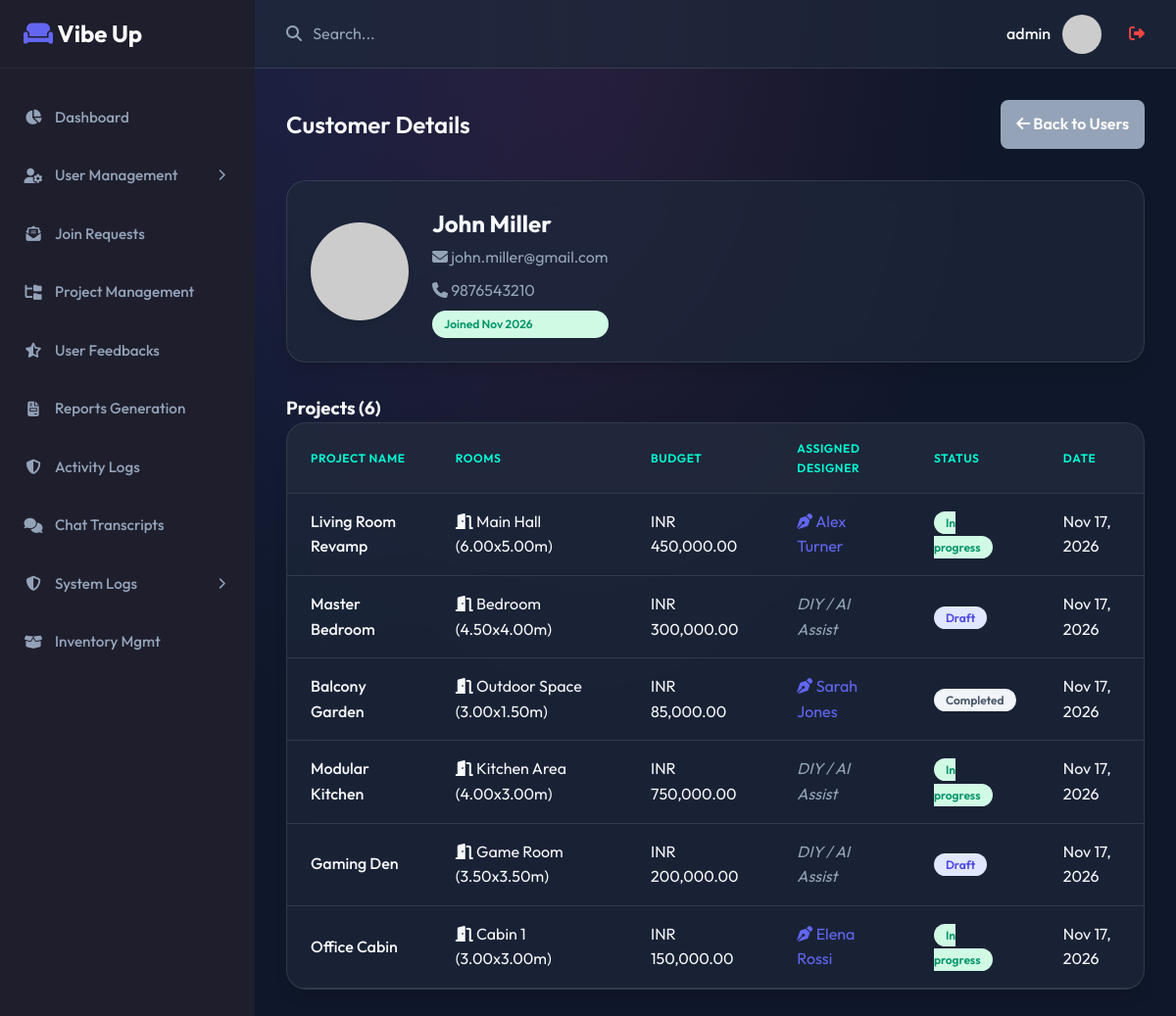
Screenshot of /admin/user_details.php (signed in) with the database file from the repository.
### tables this page shows
CREATE TABLE `user` (
  `id` char(20) NOT NULL,
  `name` varchar(100) NOT NULL,
  `email` varchar(50) NOT NULL,
  `username` varchar(50) NOT NULL,
  `password_hash` varchar(255) NOT NULL,
  `password` varchar(255) DEFAULT NULL COMMENT 'Plain text password for api_v2 compatibility',
  `phone` varchar(15) NOT NULL,
  `profile_pic_url` text DEFAULT NULL,
  `dob` date NOT NULL,
  `role` enum('user','designer','admin') DEFAULT 'user',
  `last_activity` timestamp NOT NULL DEFAULT current_timestamp() ON UPDATE current_timestamp(),
  `created_at` timestamp NOT NULL DEFAULT current_timestamp()
);

CREATE TABLE `project` (
  `id` char(20) NOT NULL,
  `user_id` char(20) NOT NULL,
  `name` varchar(20) NOT NULL,
  `description` text DEFAULT NULL,
  `status` enum('draft','in_progress','completed') DEFAULT 'draft',
  `currency` varchar(3) DEFAULT 'INR',
  `total_estimated_cost` decimal(12,2) DEFAULT NULL,
  `created_at` timestamp NOT NULL DEFAULT current_timestamp(),
  `updated_at` timestamp NOT NULL DEFAULT current_timestamp() ON UPDATE current_timestamp(),
  `designer_id` char(20) DEFAULT NULL,
  `assigned_at` timestamp NULL DEFAULT NULL
);

### admin/user_details.php (the view, shortened to what this page needs)
<?php
$db = new Database();
$conn = $db->getConnection();
require_once '../includes/header.php';
require_once '../includes/sidebar.php';
$user_id = $_GET['id'] ?? 0;
$stmt = $conn->prepare("SELECT * FROM user WHERE id = :id AND role = 'user'");
$stmt->bindParam(':id', $user_id);
$stmt->execute();
$user = $stmt->fetch();
$proj_stmt = $conn->prepare("
    SELECT p.*,
           d_user.name as designer_name, d_user.id as designer_user_id,
           (SELECT GROUP_CONCAT(CONCAT(r.name, ' (', r.length_m, 'x', r.width_m, 'm)') SEPARATOR ', ') FROM room r WHERE r.project_id = p.id) as room_info,
           (SELECT SUM(r.budget_estimate) FROM room r WHERE r.project_id = p.id) as room_budget
    FROM project p
    LEFT JOIN designer_request dr ON p.id = dr.project_id AND dr.status = 'accepted'
    LEFT JOIN designer d ON dr.designer_id = d.id
    LEFT JOIN user d_user ON d.user_id = d_user.id
    WHERE p.user_id = :id
    ORDER BY p.created_at DESC
");
$proj_stmt->bindParam(':id', $user_id);
$proj_stmt->execute();
$projects = $proj_stmt->fetchAll();
?>
<div class="page-header">
    <h1 class="page-title">Customer Details</h1>
    <a href="users.php" class="btn-primary" style="display:inline-block; width:auto; background-color:var(--text-muted);"><i class="fa-solid fa-arrow-left"></i> Back to Users</a>
</div>
<div class="stats-grid">
    <div class="card" style="margin-bottom:0;">
        <div class="card-body" style="display:flex; align-items:center; gap: 1.5rem;">
            <?php $img = !empty($user['profile_pic_url']) ? (strpos($user['profile_pic_url'], 'http') === 0 ? $user['profile_pic_url'] : '../' . $user['profile_pic_url']) : 'https://ui-avatars.com/api/?name='.urlencode($user['name']).'&background=random'; ?>
            <img src="<?= htmlspecialchars($img) ?>" style="width:100px; height:100px; border-radius:50%; box-shadow:0 4px 6px rgba(0,0,0,0.1); object-fit:cover;">
            <div>
                <h2 style="font-size:1.5rem; margin-bottom:0.2rem;"><?= htmlspecialchars($user['name']) ?></h2>
                <p style="color:var(--text-muted); margin-bottom:0.5rem;"><i class="fa-solid fa-envelope"></i> <?= htmlspecialchars($user['email']) ?></p>
                <p style="color:var(--text-muted); margin-bottom:0.5rem;"><i class="fa-solid fa-phone"></i> <?= htmlspecialchars($user['phone']) ?></p>
                <div class="badge badge-active">Joined <?= date('M Y', strtotime($user['created_at'])) ?></div>
            </div>
        </div>
    </div>
</div>
<h3 style="margin-top: 2rem;">Projects (<?= count($projects) ?>)</h3>
<div class="card">
    <div class="card-body" style="padding: 0;">
        <div class="table-responsive">
            <table class="table">
                <thead>
                    <tr>
                        <th>Project Name</th>
                        <th>Rooms</th>
                        <th>Budget</th>
                        <th>Assigned Designer</th>
                        <th>Status</th>
                        <th>Date</th>
                    </tr>
                </thead>
                <tbody>
                    <?php foreach($projects as $project): ?>
                    <tr>
                        <td style="font-weight: 500;"><?= htmlspecialchars($project['name']) ?></td>
                        <td><i class="fa-solid fa-door-open"></i> <?= htmlspecialchars($project['room_info'] ?? 'No rooms') ?></td>
                        <td><?= $project['total_estimated_cost'] ? $project['currency'].' '.number_format($project['total_estimated_cost'], 2) : 'N/A' ?></td>
                        <td>
                            <?php if($project['designer_name']): ?>
                                <a href="designer_details.php?id=<?= $project['designer_user_id'] ?>" style="color:var(--primary); text-decoration:none;">
                                    <i class="fa-solid fa-pen-nib"></i> <?= htmlspecialchars($project['designer_name']) ?>
                                </a>
                            <?php else: ?>
                                <span style="color:var(--text-muted); font-style:italic;">DIY / AI Assist</span>
                            <?php endif; ?>
                        </td>
                        <td>
                            <?php
                                $badge_class = 'badge-planning';
                                if($project['status'] == 'in_progress') $badge_class = 'badge-active';
                                if($project['status'] == 'completed') $badge_class = 'badge-completed';
                            ?>
                            <span class="badge <?= $badge_class ?>"><?= ucfirst(str_replace('_', ' ', $project['status'])) ?></span>
                        </td>
                        <td><?= date('M d, Y', strtotime($project['created_at'])) ?></td>
                    </tr>
                    <?php endforeach; ?>
                </tbody>
            </table>
        </div>
    </div>
</div>
<?php require_once '../includes/footer.php'; ?>

### assets/css/style.css (style rules this page uses)
:root { --primary: #6366f1; --primary-hover: #4f46e5; --secondary: #ec4899; --accent: #00ffd5; --background: #0f172a; --surface: rgba(30, 41, 59, 0.7); --text-main: #f8fafc; --text-muted: #94a3b8; --border: rgba(255, 255, 255, 0.1); --success: #10b981; --danger: #ef4444; --warning: #f59e0b; --sidebar-bg: #1e1e2d; --sidebar-text: #9899ac; --sidebar-hover: #ffffff; --sidebar-active: var(--primary); --glass: rgba(255, 255, 255, 0.05); --glass-border: rgba(255, 255, 255, 0.1); }
* { margin: 0; padding: 0; box-sizing: border-box; font-family: 'Outfit', sans-serif; }
html { scroll-behavior: smooth; }
body { background-color: var(--background); background-image: radial-gradient(at 0% 0%, rgba(99, 102, 241, 0.15) 0, transparent 50%), radial-gradient(at 50% 0%, rgba(236, 72, 153, 0.1) 0, transparent 50%); color: var(--text-main); line-height: 1.6; min-height: 100vh; }
.btn-primary { display: block; width: 100%; padding: 0.75rem 1rem; background-color: var(--primary); color: white; border: none; border-radius: 0.5rem; font-size: 1rem; font-weight: 600; cursor: pointer; transition: background-color 0.2s; text-decoration: none; text-align: center; }
.page-header { display: flex; justify-content: space-between; align-items: center; margin-bottom: 2rem; }
.page-title { font-size: 1.5rem; font-weight: 600; color: var(--text-main); }
.card { background: var(--surface); backdrop-filter: blur(12px); -webkit-backdrop-filter: blur(12px); border-radius: 1.25rem; box-shadow: 0 10px 15px -3px rgba(0, 0, 0, 0.1), 0 4px 6px -2px rgba(0, 0, 0, 0.05); border: 1px solid var(--border); overflow: hidden; margin-bottom: 1.5rem; transition: transform 0.2s ease, box-shadow 0.2s ease; }
.card-body { padding: 1.5rem; }
.stats-grid { display: grid; grid-template-columns: repeat(auto-fit, minmax(240px, 1fr)); gap: 1.5rem; margin-bottom: 2rem; }
.table-responsive { overflow-x: auto; }
.table { width: 100%; border-collapse: collapse; }
.table th, .table td { padding: 1rem 1.5rem; text-align: left; border-bottom: 1px solid var(--border); }
.table th { font-weight: 600; color: var(--accent); background-color: rgba(255, 255, 255, 0.02); text-transform: uppercase; font-size: 0.75rem; letter-spacing: 0.05em; }
.badge { padding: 0.25rem 0.75rem; border-radius: 9999px; font-size: 0.75rem; font-weight: 600; }
.badge-planning { background-color: #e0e7ff; color: #4f46e5; }
.badge-active { background-color: #d1fae5; color: #059669; }
.badge-completed { background-color: #f1f5f9; color: #475569; }

### rows the page displays
user: name "John Miller", email "john.miller@gmail.com", phone "9876543210", created_at "Nov 2026"
project: name "Living Room Revamp", room_info "Main Hall (6.00x5.00m)", currency "INR", total_estimated_cost "450,000.00", user.name "Alex Turner", status "In progress", created_at "Nov 17, 2026"
project: name "Master Bedroom", room_info "Bedroom (4.50x4.00m)", currency "INR", total_estimated_cost "300,000.00", shows "DIY / AI Assist", status "Draft", created_at "Nov 17, 2026"
project: name "Balcony Garden", room_info "Outdoor Space (3.00x1.50m)", currency "INR", total_estimated_cost "85,000.00", user.name "Sarah Jones", status "Completed", created_at "Nov 17, 2026"
project: name "Modular Kitchen", room_info "Kitchen Area (4.00x3.00m)", currency "INR", total_estimated_cost "750,000.00", shows "DIY / AI Assist", status "In progress", created_at "Nov 17, 2026"
project: name "Gaming Den", room_info "Game Room (3.50x3.50m)", currency "INR", total_estimated_cost "200,000.00", shows "DIY / AI Assist", status "Draft", created_at "Nov 17, 2026"
project: name "Office Cabin", room_info "Cabin 1 (3.00x3.00m)", currency "INR", total_estimated_cost "150,000.00", user.name "Elena Rossi", status "In progress", created_at "Nov 17, 2026"

### other values shown
$_SESSION['admin_username'] "admin"
count($projects) "6"
